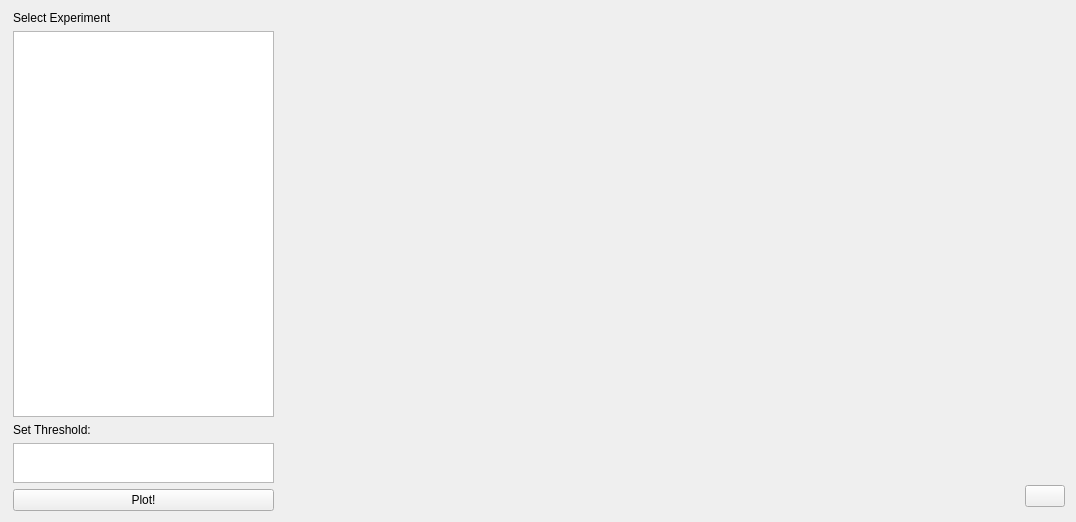
      <widget class="QWidget" name="CodonDecay">
       <layout class="QHBoxLayout" name="horizontalLayout_5">
        <item>
         <widget class="QFrame" name="frame_5">
          <property name="minimumSize">
           <size>
            <width>272</width>
            <height>500</height>
           </size>
          </property>
          <property name="maximumSize">
           <size>
            <width>500</width>
            <height>16777215</height>
           </size>
          </property>
          <property name="frameShape">
           <enum>QFrame::NoFrame</enum>
          </property>
          <property name="frameShadow">
           <enum>QFrame::Plain</enum>
          </property>
          <layout class="QGridLayout" name="gridLayout_7">
           <property name="leftMargin">
            <number>2</number>
           </property>
           <property name="topMargin">
            <number>0</number>
           </property>
           <property name="bottomMargin">
            <number>0</number>
           </property>
           <property name="horizontalSpacing">
            <number>5</number>
           </property>
           <item row="3" column="0">
            <widget class="QTextEdit" name="threshold">
             <property name="minimumSize">
              <size>
               <width>0</width>
               <height>28</height>
              </size>
             </property>
             <property name="maximumSize">
              <size>
               <width>16777215</width>
               <height>40</height>
              </size>
             </property>
            </widget>
           </item>
           <item row="0" column="0">
            <widget class="QLabel" name="label_6">
             <property name="styleSheet">
              <string notr="true">font: 75 13pt &quot;Ubuntu Condensed&quot;;</string>
             </property>
             <property name="text">
              <string>Select Experiment</string>
             </property>
            </widget>
           </item>
           <item row="2" column="0">
            <widget class="QLabel" name="label_7">
             <property name="styleSheet">
              <string notr="true">font: 75 13pt &quot;Ubuntu Condensed&quot;;</string>
             </property>
             <property name="text">
              <string>Set Threshold:</string>
             </property>
            </widget>
           </item>
           <item row="5" column="0">
            <widget class="QPushButton" name="codonButton">
             <property name="maximumSize">
              <size>
               <width>16777215</width>
               <height>30</height>
              </size>
             </property>
             <property name="styleSheet">
              <string notr="true">font: 75 13pt &quot;Ubuntu Condensed&quot;;</string>
             </property>
             <property name="text">
              <string>Plot!</string>
             </property>
            </widget>
           </item>
           <item row="1" column="0">
            <widget class="QTableView" name="tableViewCodon">
             <property name="minimumSize">
              <size>
               <width>0</width>
               <height>260</height>
              </size>
             </property>
             <property name="styleSheet">
              <string notr="true">font: 10pt &quot;Ubuntu Condensed&quot;;</string>
             </property>
            </widget>
           </item>
          </layout>
         </widget>
        </item>
        <item>
         <widget class="QFrame" name="frame_6">
          <property name="minimumSize">
           <size>
            <width>730</width>
            <height>500</height>
           </size>
          </property>
          <property name="maximumSize">
           <size>
            <width>16777215</width>
            <height>16777215</height>
           </size>
          </property>
          <property name="frameShape">
           <enum>QFrame::NoFrame</enum>
          </property>
          <property name="frameShadow">
           <enum>QFrame::Plain</enum>
          </property>
          <layout class="QVBoxLayout" name="verticalLayout_24">
           <property name="leftMargin">
            <number>0</number>
           </property>
           <property name="topMargin">
            <number>0</number>
           </property>
           <property name="rightMargin">
            <number>0</number>
           </property>
           <property name="bottomMargin">
            <number>0</number>
           </property>
           <item>
            <widget class="QFrame" name="codonDecayFrame2">
             <property name="sizePolicy">
              <sizepolicy hsizetype="Expanding" vsizetype="Expanding">
               <horstretch>0</horstretch>
               <verstretch>0</verstretch>
              </sizepolicy>
             </property>
             <property name="frameShape">
              <enum>QFrame::NoFrame</enum>
             </property>
             <property name="frameShadow">
              <enum>QFrame::Plain</enum>
             </property>
             <layout class="QVBoxLayout" name="verticalLayout_25">
              <property name="spacing">
               <number>0</number>
              </property>
              <property name="leftMargin">
               <number>0</number>
              </property>
              <property name="topMargin">
               <number>0</number>
              </property>
              <property name="rightMargin">
               <number>0</number>
              </property>
              <property name="bottomMargin">
               <number>0</number>
              </property>
              <item>
               <widget class="QFrame" name="codonDecayFrame">
                <property name="frameShape">
                 <enum>QFrame::NoFrame</enum>
                </property>
                <property name="frameShadow">
                 <enum>QFrame::Plain</enum>
                </property>
               </widget>
              </item>
              <item>
               <widget class="QFrame" name="frame_36">
                <property name="minimumSize">
                 <size>
                  <width>0</width>
                  <height>30</height>
                 </size>
                </property>
                <property name="maximumSize">
                 <size>
                  <width>16777215</width>
                  <height>30</height>
                 </size>
                </property>
                <property name="frameShape">
                 <enum>QFrame::NoFrame</enum>
                </property>
                <property name="frameShadow">
                 <enum>QFrame::Plain</enum>
                </property>
                <layout class="QGridLayout" name="gridLayout_6">
                 <property name="leftMargin">
                  <number>0</number>
                 </property>
                 <property name="topMargin">
                  <number>0</number>
                 </property>
                 <property name="rightMargin">
                  <number>0</number>
                 </property>
                 <property name="bottomMargin">
                  <number>0</number>
                 </property>
                 <property name="spacing">
                  <number>0</number>
                 </property>
                 <item row="0" column="0">
                  <widget class="QLabel" name="loadingCD">
                   <property name="text">
                    <string/>
                   </property>
                  </widget>
                 </item>
                </layout>
               </widget>
              </item>
             </layout>
            </widget>
           </item>
          </layout>
         </widget>
        </item>
        <item>
         <widget class="QFrame" name="frame_57">
          <property name="frameShape">
           <enum>QFrame::NoFrame</enum>
          </property>
          <property name="frameShadow">
           <enum>QFrame::Plain</enum>
          </property>
          <layout class="QGridLayout" name="gridLayout_25">
           <property name="leftMargin">
            <number>0</number>
           </property>
           <property name="topMargin">
            <number>0</number>
           </property>
           <property name="rightMargin">
            <number>0</number>
           </property>
           <property name="bottomMargin">
            <number>0</number>
           </property>
           <property name="spacing">
            <number>0</number>
           </property>
           <item row="0" column="0">
            <widget class="QFrame" name="frame_58">
             <property name="minimumSize">
              <size>
               <width>40</width>
               <height>0</height>
              </size>
             </property>
             <property name="maximumSize">
              <size>
               <width>49</width>
               <height>16777215</height>
              </size>
             </property>
             <property name="frameShape">
              <enum>QFrame::NoFrame</enum>
             </property>
             <property name="frameShadow">
              <enum>QFrame::Plain</enum>
             </property>
             <layout class="QVBoxLayout" name="verticalLayout_33">
              <property name="spacing">
               <number>0</number>
              </property>
              <property name="leftMargin">
               <number>0</number>
              </property>
              <property name="topMargin">
               <number>0</number>
              </property>
              <property name="rightMargin">
               <number>0</number>
              </property>
              <property name="bottomMargin">
               <number>0</number>
              </property>
              <item>
               <widget class="QFrame" name="frame_61">
                <property name="frameShape">
                 <enum>QFrame::NoFrame</enum>
                </property>
                <property name="frameShadow">
                 <enum>QFrame::Plain</enum>
                </property>
               </widget>
              </item>
              <item>
               <widget class="QFrame" name="frame_62">
                <property name="minimumSize">
                 <size>
                  <width>0</width>
                  <height>30</height>
                 </size>
                </property>
                <property name="maximumSize">
                 <size>
                  <width>16777215</width>
                  <height>30</height>
                 </size>
                </property>
                <property name="frameShape">
                 <enum>QFrame::NoFrame</enum>
                </property>
                <property name="frameShadow">
                 <enum>QFrame::Plain</enum>
                </property>
                <layout class="QGridLayout" name="gridLayout_24">
                 <property name="leftMargin">
                  <number>0</number>
                 </property>
                 <property name="topMargin">
                  <number>0</number>
                 </property>
                 <property name="rightMargin">
                  <number>0</number>
                 </property>
                 <property name="bottomMargin">
                  <number>0</number>
                 </property>
                 <property name="spacing">
                  <number>0</number>
                 </property>
                 <item row="0" column="0">
                  <widget class="QPushButton" name="home4">
                   <property name="text">
                    <string/>
                   </property>
                  </widget>
                 </item>
                </layout>
               </widget>
              </item>
             </layout>
            </widget>
           </item>
          </layout>
         </widget>
        </item>
       </layout>
      </widget>
